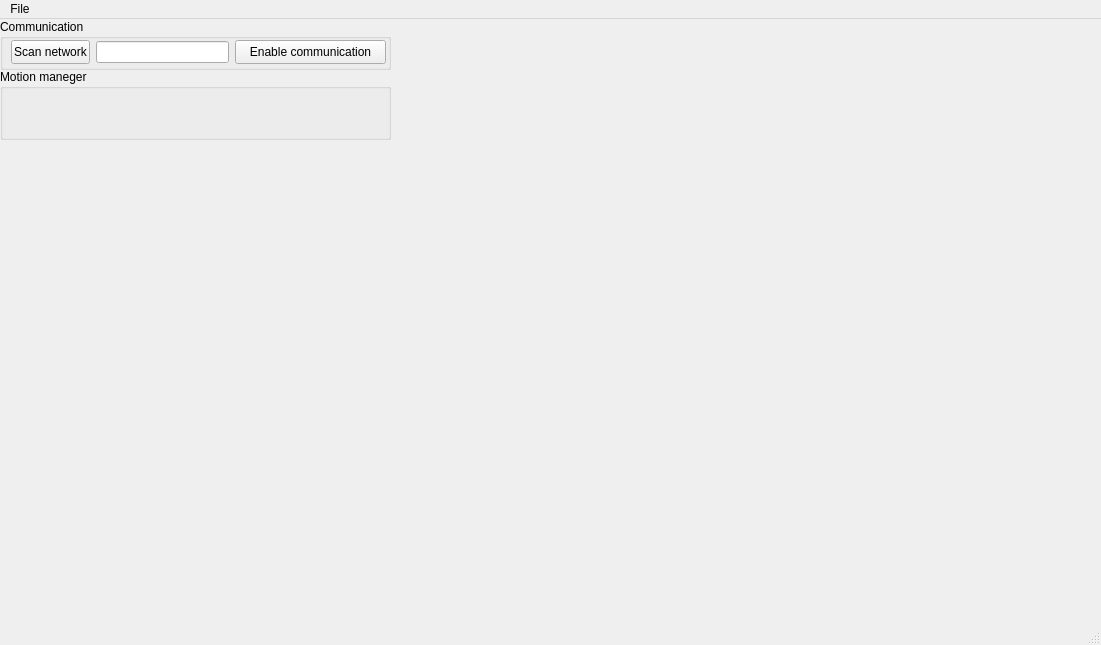
<?xml version="1.0" encoding="UTF-8"?>
<ui version="4.0">
 <class>MainWindow</class>
 <widget class="QMainWindow" name="MainWindow">
  <property name="geometry">
   <rect>
    <x>0</x>
    <y>0</y>
    <width>1101</width>
    <height>645</height>
   </rect>
  </property>
  <property name="windowTitle">
   <string>MainWindow</string>
  </property>
  <property name="documentMode">
   <bool>false</bool>
  </property>
  <widget class="QWidget" name="centralwidget">
   <widget class="QGroupBox" name="groupBox">
    <property name="geometry">
     <rect>
      <x>0</x>
      <y>0</y>
      <width>391</width>
      <height>51</height>
     </rect>
    </property>
    <property name="title">
     <string>Communication</string>
    </property>
    <widget class="QLineEdit" name="lineEdit">
     <property name="geometry">
      <rect>
       <x>96</x>
       <y>22</y>
       <width>133</width>
       <height>22</height>
      </rect>
     </property>
    </widget>
    <widget class="QPushButton" name="enable_communication_button">
     <property name="geometry">
      <rect>
       <x>235</x>
       <y>21</y>
       <width>151</width>
       <height>24</height>
      </rect>
     </property>
     <property name="text">
      <string>Enable communication</string>
     </property>
    </widget>
    <widget class="QPushButton" name="network_scan_button">
     <property name="geometry">
      <rect>
       <x>11</x>
       <y>21</y>
       <width>79</width>
       <height>24</height>
      </rect>
     </property>
     <property name="text">
      <string>Scan network</string>
     </property>
    </widget>
   </widget>
   <widget class="QGroupBox" name="groupBox_2">
    <property name="geometry">
     <rect>
      <x>0</x>
      <y>50</y>
      <width>391</width>
      <height>71</height>
     </rect>
    </property>
    <property name="title">
     <string>Motion maneger</string>
    </property>
   </widget>
  </widget>
  <widget class="QMenuBar" name="menubar">
   <property name="geometry">
    <rect>
     <x>0</x>
     <y>0</y>
     <width>1101</width>
     <height>22</height>
    </rect>
   </property>
   <widget class="QMenu" name="menuFile">
    <property name="title">
     <string>File</string>
    </property>
    <addaction name="actionNew"/>
    <addaction name="actionOpen"/>
    <addaction name="actionSave"/>
   </widget>
   <addaction name="menuFile"/>
  </widget>
  <widget class="QStatusBar" name="statusbar"/>
  <action name="actionOpen">
   <property name="text">
    <string>Open</string>
   </property>
  </action>
  <action name="actionSave">
   <property name="text">
    <string>Save</string>
   </property>
  </action>
  <action name="actionNew">
   <property name="text">
    <string>New</string>
   </property>
  </action>
 </widget>
 <resources/>
 <connections/>
</ui>
